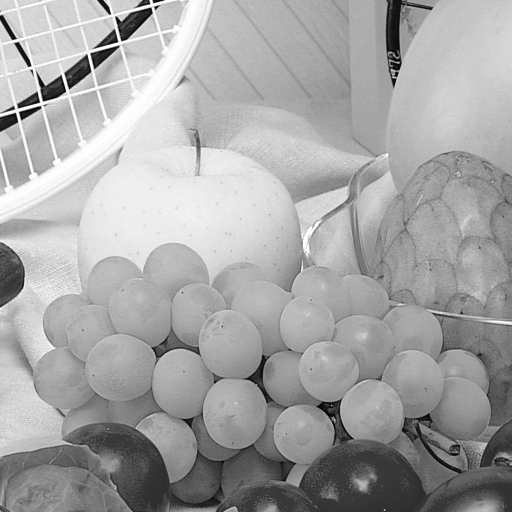
%> input picture images/fruits_gray.png, 512 x 512 px
$ octave testAffine_mask.m   (GNU Octave 9; MATLAB toolbox functions it lacks are replaced by stand-ins)
%> lines starting %> are read from the running program, lines starting %| are printed output that depends on the picture; in (x1, y1, x2, y2) boxes, pixels count from 0 and x2, y2 are one past the last pixel; in counts of white or black regions, pixels touching at a corner belong together; the program's own positions count from 1
### image2ftable.m
function [ fTableX, fTableY, fTableF_uint ] = image2ftable( inputImage_uint )
%img2ftable Summary of this function goes here
%   Detailed explanation goes here

[height width] = size(inputImage_uint);

[zzOrder, zzOrderMatrix] = genaralZigzag(height, width);

% fTableXMax = zeros(height*width, 1);
% fTableYMax = zeros(height*width, 1);
% fTableFMax_uint = uint64(zeros(height*width, 1));


xx = mod(zzOrder, height);
findZeroXX = find(xx==0);
xx(findZeroXX) = xx(findZeroXX) + height;
yy = ceil(zzOrder / height) + 1;

findInputImage = find(inputImage_uint);
nnzZZOrder = zzOrderMatrix(findInputImage);


fTableX = xx(nnzZZOrder);
fTableY = yy(nnzZZOrder);
fTableF_uint = inputImage_uint(findInputImage);


% [21 lines of commented-out code are left out]

end

### genaralZigzag.m
function [ zigzagColMajor, zigzagMatrix ] = genaralZigzag( height, width )
% ===========================
%        genaralZigzag
% ===========================
% parameters
%   height: number of rows
%   width : number of columns
% output
%   zigzagColMajor: a column-major index for zigzag scanning on a matrix
%   zigzagMatrix  : a matrix with each entry record its zigzag order
% ===========================

zigzagColMajor = zeros(height*width, 1);
zigzagColMajor(1) = 1;
zigzagMatrix = zeros(height, width);
zigzagMatrix(1, 1) = 1;

currentStep = 1;
% currentStep contains {right(down), left_down, down(right), right_up}

x=1; % width
y=1; % height
zzOrder = 1;
while zzOrder < height*width

	if currentStep == 1
		if (x + 1) <= width
			x = x + 1;
			zzOrder = zzOrder + 1;
			zigzagColMajor(zzOrder) = (x-1)*height + y;
			zigzagMatrix(y, x) = zzOrder;
			currentStep = 2;
		elseif (y + 1) <= height
			y = y + 1;
			zzOrder = zzOrder + 1;
			zigzagColMajor(zzOrder) = (x-1)*height + y;
			zigzagMatrix(y, x) = zzOrder;
			currentStep = 2;
		else
			disp(['End at step 1']);
		end

	elseif currentStep == 2
		if ((x - 1) >= 1) && ((y + 1) <= height)
			x = x - 1;
			y = y + 1;
			zzOrder = zzOrder + 1;
			zigzagColMajor(zzOrder) = (x-1)*height + y;
			zigzagMatrix(y, x) = zzOrder;
			currentStep = 2;
		else
			currentStep = 3;
		end

	elseif currentStep == 3
		if ((y + 1) <= height)
			y = y + 1;
			zzOrder = zzOrder + 1;
			zigzagColMajor(zzOrder) = (x-1)*height + y;
			zigzagMatrix(y, x) = zzOrder;
			currentStep = 4;
		elseif ((x + 1) <= width)
			x = x + 1;
			zzOrder = zzOrder + 1;
			zigzagColMajor(zzOrder) = (x-1)*height + y;
			zigzagMatrix(y, x) = zzOrder;
			currentStep = 4;
		end

	elseif currentStep == 4
		if ((x + 1) <= width) && ((y - 1) >= 1)
			x = x + 1;
			y = y - 1;
			zzOrder = zzOrder + 1;
			zigzagColMajor(zzOrder) = (x-1)*height + y;
			zigzagMatrix(y, x) = zzOrder;
			currentStep = 4;
		else
			currentStep = 1;
		end
	end

end

### geoMoment.m
function [ moment_uint ] = geoMoment( fTableX, fTableY, fTableF_uint, p, q )
%GEOMOMENT Summary of this function goes here
%   Detailed explanation goes here
moment_dbl = (fTableX.^p) .* (fTableY.^q) .* double(fTableF_uint);
moment_dbl = sum(moment_dbl);
moment_uint = uint64(moment_dbl);

% [4 lines of commented-out code are left out]

end

### normalizeImage.m
function [ normalizedImg_uint, normFTableX, normFTableY, normFTableF_uint, SYXMatrix, meanVector ] = normalizeImage( inputImage_uint, normHeight, normWidth, isShowProcess, selectBeta)
%NORMALIZEIMAGE Summary of this function goes here
%   Detailed explanation goes here

[fTableX, fTableY, fTableF_uint] = image2ftable( inputImage_uint );

% =====================
% Centerlizing
% =====================
if isShowProcess
	disp('In normalizeImage: Centerlizing');
	currentTime = clock;
	disp([num2str(currentTime(4)) ':' num2str(currentTime(5))]);
end

m_1_0_uint = geoMoment(fTableX, fTableY, fTableF_uint, 1, 0);
m_0_0_uint = geoMoment(fTableX, fTableY, fTableF_uint, 0, 0);
m_0_1_uint = geoMoment(fTableX, fTableY, fTableF_uint, 0, 1);
x_mean = double(m_1_0_uint) / double(m_0_0_uint);
y_mean = double(m_0_1_uint) / double(m_0_0_uint);
meanVector = [x_mean; y_mean];

fTableX1 = fTableX - x_mean;
fTableY1 = fTableY - y_mean;
fTableF1_uint = fTableF_uint;


% if isShowProcess
% 	im1_uint = fTable2image(fTableX, fTableY, fTableF_uint);
% 	figure;
% 	imshow(uint8(im1_uint));
% end


% =====================
% Shearing in x
% =====================
if isShowProcess
	disp('In normalizeImage: Shearing in x');
	currentTime = clock;
	disp([num2str(currentTime(4)) ':' num2str(currentTime(5))]);
end

mu_0_3_dbl = centralMoment(fTableX1, fTableY1, fTableF1_uint, 0, 3);
mu_1_2_dbl = centralMoment(fTableX1, fTableY1, fTableF1_uint, 1, 2);
mu_2_1_dbl = centralMoment(fTableX1, fTableY1, fTableF1_uint, 2, 1);
mu_3_0_dbl = centralMoment(fTableX1, fTableY1, fTableF1_uint, 3, 0);

syms x;
mBeta = double(solve(mu_0_3_dbl*x^3 + 3*mu_1_2_dbl*x^2 + 3*mu_2_1_dbl*x + mu_3_0_dbl, x, 'Real', true));

% disp('Beta:')
% sort(mBeta)

if length(mBeta) > 1
	mBeta = sort(mBeta);
	mBeta = mBeta(selectBeta);
end

Ax = [1 mBeta; 0 1];

fTableX2 = fTableX1 + mBeta * fTableY1;
fTableY2 = fTableY1;
fTableF2_uint = fTableF1_uint;


% [14 lines of commented-out code are left out]
if isShowProcess
	disp('In normalizeImage: Shearing in y');
	currentTime = clock;
	disp([num2str(currentTime(4)) ':' num2str(currentTime(5))]);
end

mu_1_1_dbl = centralMoment(fTableX2, fTableY2, fTableF2_uint, 1, 1);
mu_2_0_dbl = centralMoment(fTableX2, fTableY2, fTableF2_uint, 2, 0);
mGamma = - mu_1_1_dbl / mu_2_0_dbl;

Ay = [1 0; mGamma 1];

fTableX3 = fTableX2;
fTableY3 = fTableY2 + mGamma * fTableX2;
fTableF3_uint = fTableF2_uint;


% [14 lines of commented-out code are left out]
if isShowProcess
	disp('In normalizeImage: Scaling');
	currentTime = clock;
	disp([num2str(currentTime(4)) ':' num2str(currentTime(5))]);
end

x_min = min(fTableX3);
x_max = max(fTableX3);
y_min = min(fTableY3);
y_max = max(fTableY3);
height = x_max - x_min + 1;
width  = y_max - y_min + 1;

mAlpha = normHeight / height;
idealAlphaLB = (normHeight - 1) / height;
idealAlphaUB = (normHeight + 1) / height;
extendAlphaLB = idealAlphaLB / 2;
extendAlphaUB = idealAlphaUB * 2;

mDelta = normWidth / width;
idealDeltaLB = (normWidth - 1) / width;
idealDeltaUB = (normWidth + 1) / width;
extendDeltaLB = idealDeltaLB / 2;
extendDeltaUB = idealDeltaUB * 2;

x_min_scale = round(mAlpha * x_min);
x_max_scale = round(mAlpha * x_max);
scaleHeight = x_max_scale - x_min_scale + 1;
y_min_scale = round(mDelta * y_min);
y_max_scale = round(mDelta * y_max);
scaleWidth  = y_max_scale - y_min_scale + 1;

while (scaleHeight ~= normHeight) || (scaleWidth ~= normWidth)
	if scaleHeight > normHeight
		extendAlphaUB = mAlpha;
		mAlpha = (extendAlphaLB + extendAlphaUB) / 2;

	elseif scaleHeight < normHeight
		extendAlphaLB = mAlpha;
		mAlpha = (extendAlphaLB + extendAlphaUB) / 2;

	end
	if scaleWidth > normWidth
		extendDeltaUB = mDelta;
		mDelta = (extendDeltaLB + extendDeltaUB) / 2;

	elseif scaleWidth < normWidth
		extendDeltaLB = mDelta;
		mDelta = (extendDeltaLB + extendDeltaUB) / 2;

	end
	x_min_scale = round(mAlpha * x_min);
	x_max_scale = round(mAlpha * x_max);
	scaleHeight = x_max_scale - x_min_scale + 1;
	y_min_scale = round(mDelta * y_min);
	y_max_scale = round(mDelta * y_max);
	scaleWidth  = y_max_scale - y_min_scale + 1;
end

As = [mAlpha 0; 0 mDelta];

fTableX4 = fTableX3 * mAlpha;
fTableY4 = fTableY3 * mDelta;
fTableF4_uint = fTableF3_uint;

mu_5_0 = centralMoment(fTableX4, fTableY4, fTableF4_uint, 5, 0);
mu_0_5 = centralMoment(fTableX4, fTableY4, fTableF4_uint, 0, 5);


% [16 lines of commented-out code are left out]

if isShowProcess
	disp('In normalizeImage: Outputing');
	currentTime = clock;
	disp([num2str(currentTime(4)) ':' num2str(currentTime(5))]);
end


normalizedImg_uint = fTable2image( fTableX4, fTableY4, fTableF4_uint );
normFTableX = fTableX3 * mAlpha;
normFTableY = fTableY3 * mDelta;
normFTableF_uint = fTableF3_uint;
SYXMatrix = As * Ay * Ax;

if isShowProcess
	Ax
	Ay
	As
	SYXMatrix
end

end

### centralMoment.m
function [ centMoment_dbl ] = centralMoment( fTableX, fTableY, fTableF_uint, p, q )
%CENTRALMOMENT Summary of this function goes here
%   Detailed explanation goes here

m_1_0_uint = geoMoment(fTableX, fTableY, fTableF_uint, 1, 0);
m_0_0_uint = geoMoment(fTableX, fTableY, fTableF_uint, 0, 0);
m_0_1_uint = geoMoment(fTableX, fTableY, fTableF_uint, 0, 1);
x_mean = double(m_1_0_uint) / double(m_0_0_uint);
y_mean = double(m_0_1_uint) / double(m_0_0_uint);

% centMoment_dbl = uint64(0);
centFTableX = fTableX - x_mean;
centFTableY = fTableY - y_mean;

centMoment_dbl = (centFTableX.^p) .* (centFTableY.^q) .* double(fTableF_uint);
centMoment_dbl = sum(centMoment_dbl);


% for idx = 1:length(fTableF_uint)
% 	centMoment_dbl = centMoment_dbl + (fTableX(idx) - x_mean)^p * (fTableY(idx) - y_mean)^q * fTableF_uint(idx);
% end

end

### dispthese_debug.m
function res_str = dispthese_debug(a1, a2, a3, a4, a5, a6, a7, a8, a9, a10)

res_str = [];
if ischar(a1)
	res_str = [res_str ' ' a1];
else
	res_str = [res_str ' ' num2str(a1)];
end

if exist('a2', 'var')
	if ischar(a2)
		res_str = [res_str ' ' a2];
	else
		res_str = [res_str ' ' num2str(a2)];
	end
end
if exist('a3', 'var')
	if ischar(a3)
		res_str = [res_str ' ' a3];
	else
		res_str = [res_str ' ' num2str(a3)];
	end
end
if exist('a4', 'var')
	if ischar(a4)
		res_str = [res_str ' ' a4];
	else
		res_str = [res_str ' ' num2str(a4)];
	end
end
if exist('a5', 'var')
	if ischar(a5)
		res_str = [res_str ' ' a5];
	else
		res_str = [res_str ' ' num2str(a5)];
	end
end
if exist('a6', 'var')
	if ischar(a6)
		res_str = [res_str ' ' a6];
	else
		res_str = [res_str ' ' num2str(a6)];
	end
end
if exist('a7', 'var')
	if ischar(a7)
		res_str = [res_str ' ' a7];
	else
		res_str = [res_str ' ' num2str(a7)];
	end
end
if exist('a8', 'var')
	if ischar(a8)
		res_str = [res_str ' ' a8];
	else
		res_str = [res_str ' ' num2str(a8)];
	end
end
if exist('a9', 'var')
	if ischar(a9)
		res_str = [res_str ' ' a9];
	else
		res_str = [res_str ' ' num2str(a9)];
	end
end
if exist('a10', 'var')
	if ischar(a10)
		res_str = [res_str ' ' a10];
	else
		res_str = [res_str ' ' num2str(a10)];
	end
end

disp(res_str);

end

### testAffine_mask.m
close all
clear
clc
isShow = false;
isAdjust = false;


isShow = true;
% isAdjust = true;

selectBeta = 2;

alpha = 128;
para = 30;


% imageName_str = 'airplane_gray';
% imageName_str = 'baboon_gray';
imageName_str = 'fruits_gray';
% imageName_str = 'lena_gray';
% imageName_str = 'peppers_gray';


dispthese_debug('FileName: ', imageName_str);
inputImage = imread(['images/' imageName_str '.png']);
%> inputImage is the input picture: size 512x512 uint8; min 0, max 255, mean 164.8
inputImage_uint = uint64(inputImage);


% ========================
% Normalize Original Image
% ========================
normHeight = 512;
normWidth = 512;

[normInputImage_uint, normInputImageFTableX, normInputImageFTableY, normInputImageFTableF_uint, SYXMatrix, meanVector] = normalizeImage(inputImage_uint, normHeight, normWidth, false, 2);
%> in genaralZigzag, `zigzagMatrix(1, 1) = 1;`:
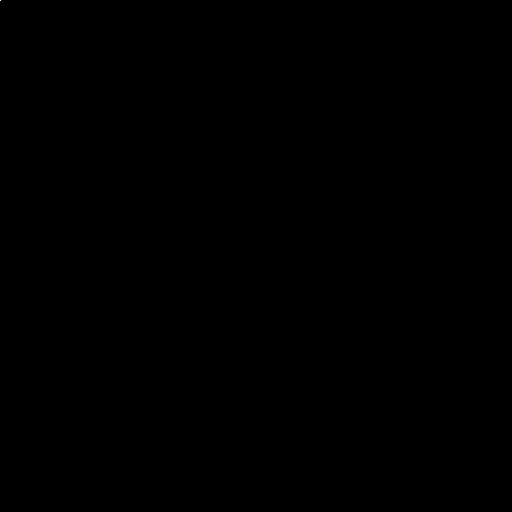
%> zigzagMatrix: size 512x512 double; values 0 (black) and 1 (white), 0% white in thin lines or dots, all inside (x1, y1, x2, y2) = (0, 0, 1, 1)
%> after the loop in genaralZigzag, `while zzOrder < height*width`:
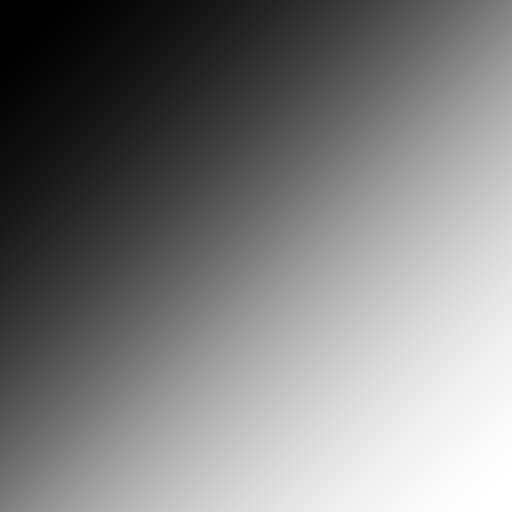
%> zigzagMatrix: size 512x512 double; min 1, max 262144, mean 131072.5; drawn with min black and max white
%> in image2ftable, `findInputImage = find(inputImage_uint);`: findInputImage = 262141 values from 1 to 262144
%> in geoMoment, `moment_dbl = sum(moment_dbl);`: moment_dbl = 9983010695
%> in normalizeImage, `m_0_0_uint = geoMoment(fTableX, fTableY, fTableF_uint, 0, 0);`: m_0_0_uint = 43196477
%> in normalizeImage, `m_0_1_uint = geoMoment(fTableX, fTableY, fTableF_uint, 0, 1);`: m_0_1_uint = 10631576341
%> in normalizeImage, `x_mean = double(m_1_0_uint) / double(m_0_0_uint);`: x_mean = 231.1
%> in normalizeImage, `y_mean = double(m_0_1_uint) / double(m_0_0_uint);`: y_mean = 246.1
%> in normalizeImage, `meanVector = [x_mean; y_mean];`: meanVector = [231.1; 246.1]
%> in centralMoment, `m_1_0_uint = geoMoment(fTableX, fTableY, fTableF_uint, 1, 0);`: m_1_0_uint = 0
%> in centralMoment, `m_0_0_uint = geoMoment(fTableX, fTableY, fTableF_uint, 0, 0);`: m_0_0_uint = 43196477
%> in centralMoment, `m_0_1_uint = geoMoment(fTableX, fTableY, fTableF_uint, 0, 1);`: m_0_1_uint = 0
%> in centralMoment, `centMoment_dbl = sum(centMoment_dbl);`: centMoment_dbl = 1.51e+13
%> in normalizeImage, `mu_1_2_dbl = centralMoment(fTableX1, fTableY1, fTableF1_uint, 1, 2);`: mu_1_2_dbl = 7.5e+11
%> in normalizeImage, `mu_2_1_dbl = centralMoment(fTableX1, fTableY1, fTableF1_uint, 2, 1);`: mu_2_1_dbl = -6.18e+11
%> in normalizeImage, `mu_3_0_dbl = centralMoment(fTableX1, fTableY1, fTableF1_uint, 3, 0);`: mu_3_0_dbl = 1.97e+13
%> the run ends on the next line
